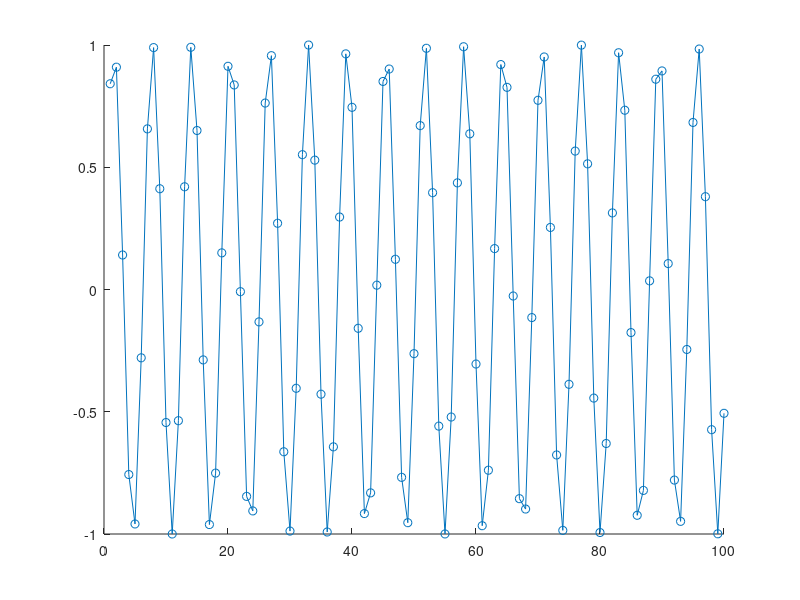

Write MATLAB code to recreate this figure.
function rbboxTest
 
% Generating example 2-D plot
hfig = figure;
hax = axes;
xdata = 1:100;
ydata = sin(xdata);
hline = line(xdata,ydata,'Marker','o');
 
set(hax,'ButtonDownFcn',@OnClickAxes);
 
 
end
 
function OnClickAxes( hax, evt )
 
point1 = get(hax,'CurrentPoint'); % corner where rectangle starts ( initial mouse down point )
rbbox
point2 = get(hax,'CurrentPoint'); % corner where rectangle stops ( when user lets go of mouse )
 
% Now lets iterate through all lines in the axes and extract the data that lies within the selected region
allLines = findall(hax,'type','line');
for n = 1:length(allLines)
 
   [dataInRect,dataInd] = getDataInRect( point1(1,1:2), point2(1,1:2), allLines(n) ); % not interested in z-coord
 
   % TODO: do something with dataInRect or dataInd
   dataInRect
   
end
 
end
 
function [dataInRect,dataInd] = getDataInRect( p1, p2, hline )
 
% Define low and high x and y values, rbbox will reverse them if you draw rectangle from bottom up
if ( p1(1) < p2(1) )
   lowX = p1(1); highX = p2(1);
else
   lowX = p2(1); highX = p1(1);
end
 
if ( p1(2) < p2(2) )
   lowY = p1(2); highY = p2(2);
else
   lowY = p2(2); highY = p1(2);
end
 
xdata = get(hline,'XData');
ydata = get(hline,'YData');
 
xind = (xdata >= lowX & xdata <= highX);
yind = (ydata >= lowY & ydata <= highY);
 
dataInd = xind & yind; % these are the indices in xdata and ydata where the points lie within the rectangle
dataInRect = [xdata(dataInd);ydata(dataInd)]'; % this returns all of the data inside the rect in one 2xN matrix
 
end


% function demoOnImageClick
% clc;clear;
% imObj = rand(500,500);
% figure;
% hAxes = axes();
% imageHandle = imshow(imObj);
% set(imageHandle,'ButtonDownFcn',@ImageClickCallback);
% 
% function ImageClickCallback ( objectHandle , eventData )
% axesHandle  = get(objectHandle,'Parent');
% coordinates = get(axesHandle,'CurrentPoint'); 
% coordinates = coordinates(1,1:2);
% message     = sprintf('x: %.1f , y: %.1f',coordinates (1) ,coordinates (2));
% helpdlg(message);
% end
% 
% end